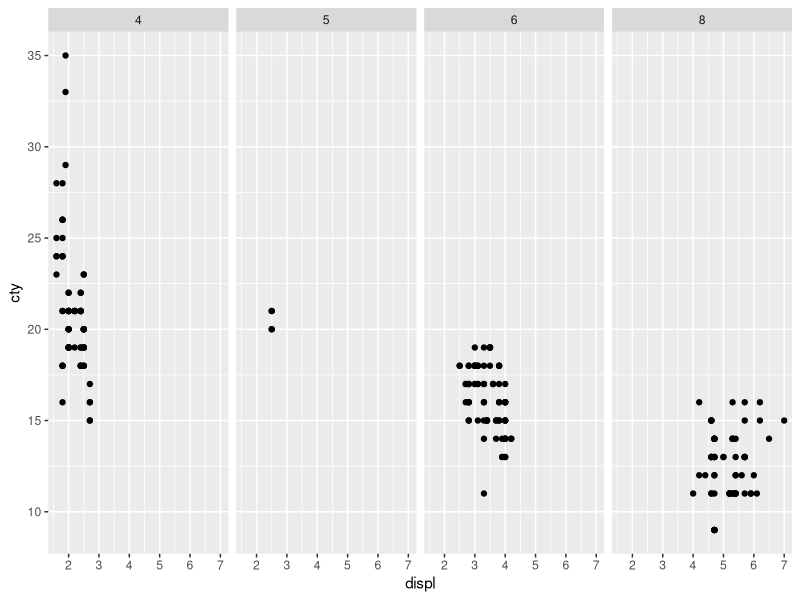

Reproduce this figure in R.
library(ggplot2)

df <- mpg 

print(head(df))

pl <- ggplot(df, aes(displ, cty))

pl2 <- pl + geom_point()

print(pl2 + facet_grid(. ~ cyl))
#print(pl2 + facet_grid(cyl ~ .))
